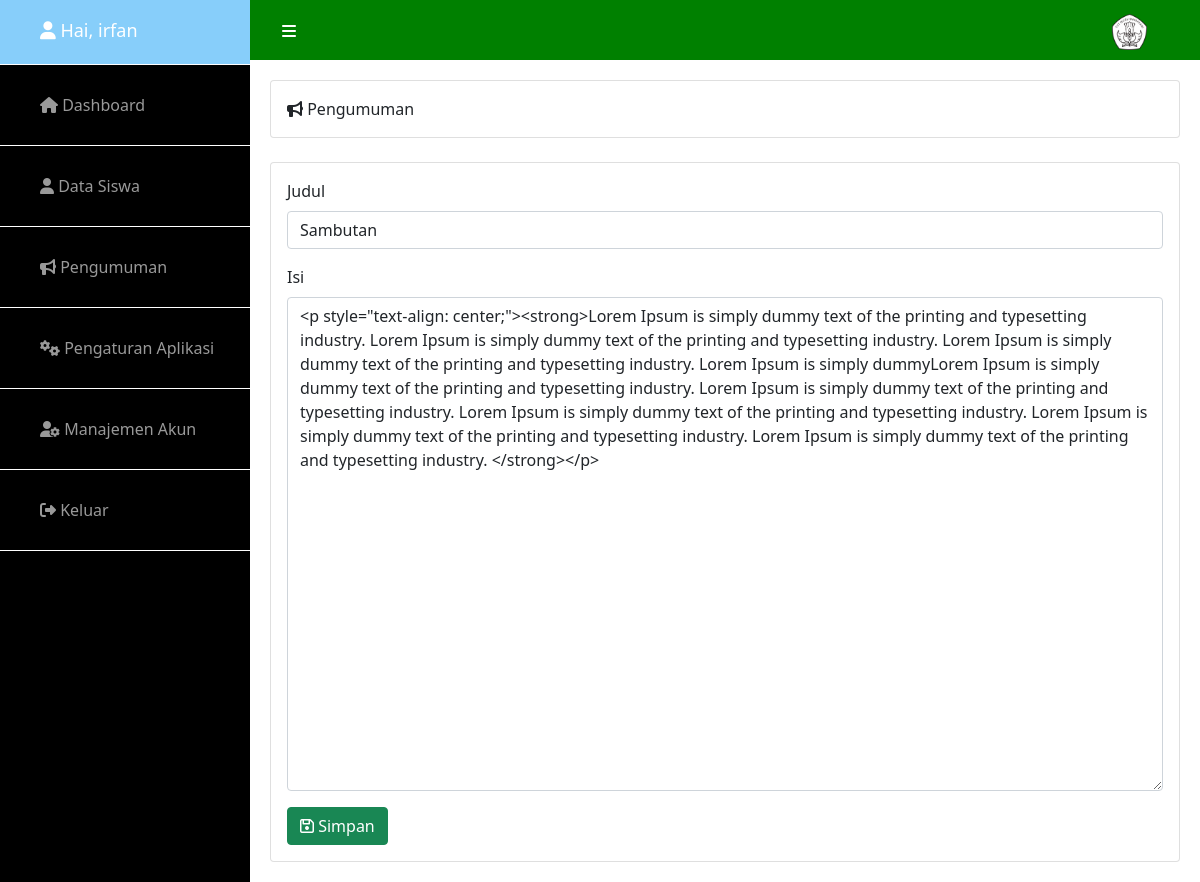
Page /admin/dashboard.php?hal=pengumuman (signed in) on the committed database.
### tables this page shows
CREATE TABLE `pengumuman` (
  `id` int(11) NOT NULL,
  `judul` varchar(30) NOT NULL,
  `isi` text NOT NULL
);

### admin/dashboard.php (the view, shortened to what this page needs)
<?php
include "../config/koneksi.php";
if (!isset( $_SESSION['username'])) {
    header('location:login.php');
} else {
    $user = $_SESSION['username'];
}
?>
<!DOCTYPE html>
<html lang="en">
<head>
    <link href="https://cdn.jsdelivr.net/npm/bootstrap@5.0.1/dist/css/bootstrap.min.css" rel="stylesheet">
    <link href="../assets/css/admin.css" rel="stylesheet">
</head>
<body>
    <div id="wrapper" class="">
    <nav class="navigasi navbar nav-fixed">
        <div class="container-fluid">
            <a href="#menu-toggle" id="menu-toggle"><i class="fas fa-bars"></i></a>
            <a class="navbar-brand" href="#">
                <img src="../assets/img/tutwuri.png" alt="" width="35" class="d-inline-block align-text-top">
            </a>
        </div>
    </nav>
        <div id="sidebar-wrapper">
            <ul class="sidebar-nav">
                <li class="sidebar-brand" style="padding-bottom: 15px;
    padding-top: 0px;">
                    <a href="#"><i class="fas fa-user"></i> Hai,
                        <?= $user;  ?>
                    </a>
                </li>
                <li>
                    <a href="?hal=home"><i class="fas fa-home"></i> Dashboard</a>
                </li>
                <li>
                    <a href="?hal=siswa"><i class="fas fa-user"></i> Data Siswa</a>
                </li>
                <li>
                    <a href="?hal=pengumuman"><i class="fas fa-bullhorn"></i> Pengumuman</a>
                </li>
                <li>
                    <a href="?hal=settings"><i class="fas fa-cogs"></i> Pengaturan Aplikasi</a>
                </li>
                <li>
                    <a href="?hal=user"><i class="fas fa-user-cog"></i> Manajemen Akun</a>
                </li>
                <li>
                    <a href="logout.php"><i class="fas fa-sign-out-alt"></i> Keluar</a>
                </li>
            </ul>
        </div>
        <div id="page-content-wrapper">
            <?php include "menu.php" ?>
        </div>
    </div>
</body>
</html>

### admin/menu.php (shortened to what this page needs)
<?php
   $halaman = array("home","siswa","user","pengumuman","settings");
   if(isset($_GET['hal'])) $hal = $_GET['hal'];
   else $hal = "home";
   foreach($halaman as $h){
      if($hal == $h){
         include "menu/$h/$h.php";
         break;
      }
   }

### admin/menu/pengumuman/pengumuman.php (shortened to what this page needs)
<?php
$query = mysqli_query($koneksi, "SELECT * FROM pengumuman WHERE id='1'");
$data = mysqli_fetch_array($query);
?>
<div class="card">
   <div class="card-body">
      <i class="fas fa-bullhorn"></i> Pengumuman
   </div>
</div>
<br>
<div class="card">
   <div class="card-body">
      <form action="menu/pengumuman/update.php" method="post" enctype="multipart/form-data">
         <div class="mb-3">
            <label for="exampleFormControlInput1" class="form-label">Judul</label>
            <input type="text" name="judul" class="form-control" id="exampleFormControlInput1" value="<?= $data['judul'] ?>">
         </div>
         <div class="mb-3">
            <label for="isi" class="form-label">Isi</label>
            <textarea name="isi" class="form-control" rows="20" id="isi"><?= $data['isi'] ?></textarea>
         </div>
         <button type="submit" class="btn btn-success"><i class="far fa-save"></i> Simpan</button>
      </form>
   </div>
</div>

### assets/css/admin.css (style rules this page uses)
#wrapper { padding-left: 0; -webkit-transition: all 0.5s ease; -moz-transition: all 0.5s ease; -o-transition: all 0.5s ease; transition: all 0.5s ease; }
#sidebar-wrapper { z-index: 1000; position: fixed; left: 250px; top: 0; width: 0; height: 100%; margin-left: -250px; overflow-y: auto; background: #000; -webkit-transition: all 0.5s ease; -moz-transition: all 0.5s ease; -o-transition: all 0.5s ease; transition: all 0.5s ease; }
#page-content-wrapper { width: 100%; position: absolute; padding: 15px; }
.sidebar-nav { position: absolute; top: 0; width: 250px; margin: 0; padding: 0; list-style: none; }
.sidebar-nav li { text-indent: 20px; border-bottom: 1px solid white; line-height: 40px; padding-bottom: 20px; padding-top: 20px; }
.sidebar-nav li a { display: block; text-decoration: none; color: #999999; }
.sidebar-nav > .sidebar-brand { background: lightskyblue; height: 65px; font-size: 18px; line-height: 60px; }
.sidebar-nav > .sidebar-brand a { color: white; }
.navigasi { background: green; height: 60px; padding-left: 20px; padding-right: 25px; }
.navbar a { text-decoration: none; color: white; }
.btn { text-transform: none !important; }
@media (min-width:768px) { #wrapper { padding-left: 250px; } }
@media (min-width:768px) { #sidebar-wrapper { width: 250px; } }
@media (min-width:768px) { #page-content-wrapper { padding: 20px; position: relative; } }

### rows in the picture
pengumuman: judul "Sambutan", isi "<p style=\"text-align: center;\"><strong>Lorem Ipsum is simply dummy text of the printing and typesetting industry. Lorem Ipsum is simply dummy text of the printing and typesetting industry. Lorem Ipsum is simply dummy text of the printing and typesetting industry. Lorem Ipsum is simply dummyLorem Ipsum is simply dummy text of the printing and typesetting industry. Lorem Ipsum is simply dummy text of the printing and typesetting industry. Lorem Ipsum is simply dummy text of the printing and typesetting industry. Lorem Ipsum is simply dummy text of the printing and typesetting industry. Lorem Ipsum is simply dummy text of the printing and typesetting industry. </strong></p>"

### other values in the picture
$user "irfan"
